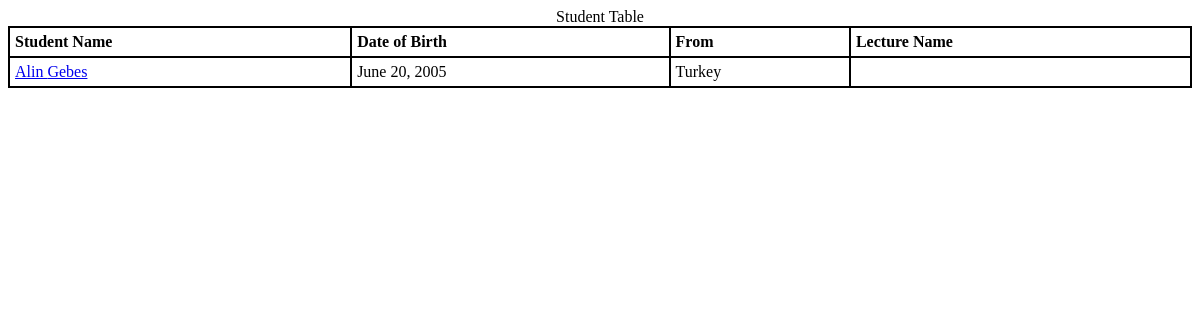
/students/, run on an earlier commit of the app's database.
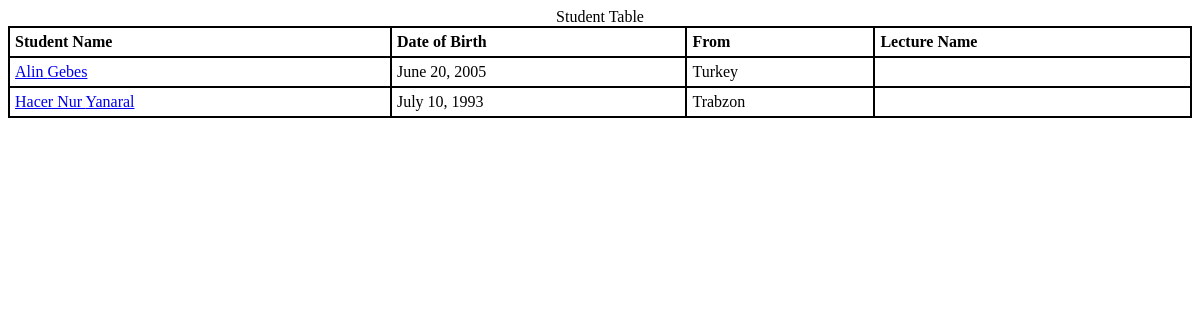
And on a later commit of the database.
### students/models.py (models this page shows, shortened)
class Student(models.Model):
    first_name = models.CharField(max_length = 100)
    last_name = models.CharField(max_length = 100)
    date_of_birth = models.DateField('date of birth')
    where_from = models.CharField(max_length = 200)
    email = models.EmailField(max_length = 100)
    parent_name = models.CharField(max_length = 100)
    lecture = models.ManyToManyField(Lecture, related_name = "students", blank=True)

### students/views.py (the view)
def student_list (request):
    students = Student.objects.all()
    return render(request, 'students/student_list.html', {'students' : students})

### students/templates/students/student_list.html (shortened to what this page needs)
{% load static %}
{% if students %}
  <head>
  </head>
  <body>
    <table style = "width : 100%">
      <caption>Student Table</caption>
      <tr>
        <th>Student Name</th>
        <th>Date of Birth</th>
        <th>From</th>
        <th>Lecture Name</th>
      </tr>
      {% for student in students %}
      <tr>
        <td><a href="/students/detail/?pk={{student.id}}">{{student.first_name}} {{student.last_name}}</a></td>
        <td>{{student.date_of_birth}}</td>
        <td>{{student.where_from}}</td>
        <td>{{student.lecture.lecture_name}}</td>
      </tr>
      {% endfor %}
    </table>
  </body>
{% else %}
<p>No students available.</p>
{% endif %}

### students/templates/students/student_list.html (style rules this page uses)
table, th, td { border : 2px solid black; border-collapse : collapse; }
th , td { padding : 5px; text-align : left; }

What changed in the data, as far as the page shows it:
added Student: first_name "Hacer Nur", last_name "Yanaral", date_of_birth "July 10, 1993", where_from "Trabzon"
